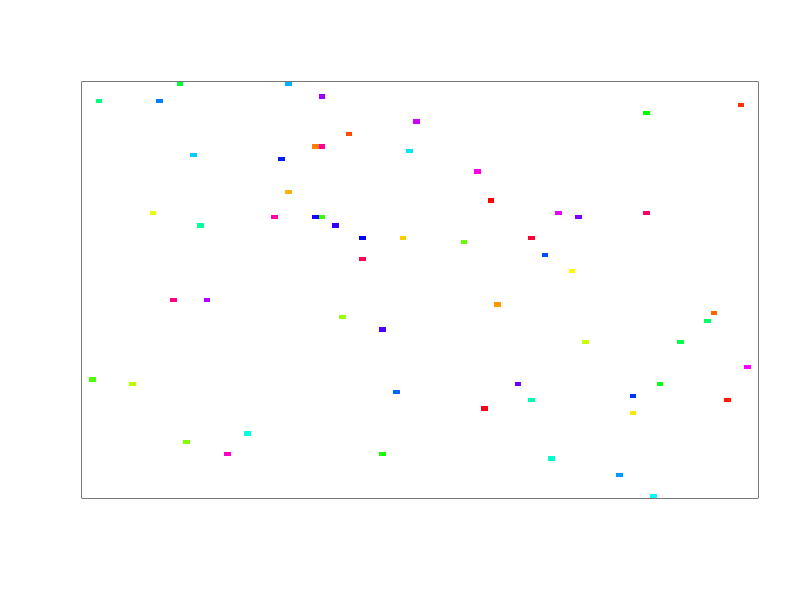

Source code (R): (Note: this script raises an error after producing the figure.)
library('parallel')
library('plyr')
#suppressMessages(library("sna"))
dim <- 100
seeds = 60
num <-  dim^2
mxd = (num/seeds)*seeds**2	

paso <- function(pos)
{
    fila <- floor((pos - 1) / dim) + 1
    columna <- ((pos - 1) %% dim) + 1
    rs = actual[fila,columna]    
    if(rs==0)
    {
        vecindad <-  actual[max(fila - 1, 1) : min(fila + 1, dim),
                        max(columna - 1, 1): min(columna + 1, dim)]
    	sel = vecindad[vecindad>0]
	#sel =  vecindad[!duplicated(vecindad)]
    	if(length(sel)>0)
    	{
	    selv = sum(seq(1/(length(sel)+1),1,1/(length(sel)+1)) >runif(1))
	    if(selv>0 && selv<=length(sel))
	    {
		rs = sel[selv]
	    }
	    else
	    {
	        rs = 0
	    }
    	}
    }
    return(rs)
}

rotate <- function(x) t(apply(x, 2, rev))

vs = data.frame()
actual <- matrix(rep(0,num), nrow=dim, ncol=dim)
seedl = sample(1:num, seeds)
sv = 0
for(s in seedl)
{
    sv = sv + 1
    fil = floor((s - 1) / dim) + 1
    col = ((s - 1) %% dim) + 1
    actual[fil,col] = sv
    vs = rbind(vs,c(sv,c(fil,col)))
}
#print(actual)

png("pb2_t000.png")
#plot.sociomatrix(actual, diaglab=FALSE, main="Inicio",col=rainbow(seeds))
image(rotate(actual), col=c("#FFFFFFFF",rainbow(seeds)), xaxt='n', yaxt='n')
graphics.off()
 
cluster <- makeCluster(detectCores() - 1)
clusterExport(cluster, "dim")
clusterExport(cluster, "paso")
clusterExport(cluster, "duplicated")
 
for (iteracion in 1:mxd) {
    clusterExport(cluster, "actual")
    siguiente <- parSapply(cluster, 1:num, paso)    
    actual <- matrix(siguiente, nrow=dim, ncol=dim, byrow=TRUE)
    #print(actual)
    salida = paste("pb2_t", sprintf("%03d",iteracion), ".png", sep="")
    tiempo = paste("Paso", iteracion)
    if (all(siguiente>0)) { # todos murieron
        print("Ya no queda nadie vivo.")
	png(salida)
	#plot.sociomatrix(actual, diaglab=FALSE, main=tiempo)
	image(rotate(actual), col=rainbow(seeds), xaxt='n', yaxt='n')
	graphics.off()
        break;
    }
    png(salida)
    #plot.sociomatrix(actual, diaglab=FALSE, main=tiempo)
    image(rotate(actual), col=c("#FFFFFFFF",rainbow(seeds)), xaxt='n', yaxt='n')
    graphics.off()
}
#edg = actual[!duplicated(actual[1,])]
#edg =c(edg, actual[!duplicated(actual[dim,])])
#edg =c(edg, actual[!duplicated(actual[,1])])
#edg =c(edg, actual[!duplicated(actual[,dim])])
#edg = edg[!duplicated(edg)]
write.csv(actual, file="mat.csv")

vcr = count(unlist(actual))
write.csv(vcr, file="tam.csv")
vc = vcr$freq
names(vc) = vcr$x


#edgl = vc[!edg]
#names(edgl) = vcr$x[!edg]

png("DistribucionTamaniosTE1.png" )
barplot(vc, ylim=c(0,((num/seeds)*seeds**0.5)), col=rainbow(seeds), main="Distribuciones de Tamaños" )
graphics.off()
#png("DistribucionTamaniosNO.png" )
#barplot(edg, ylim=c(0,((num/seeds)*seeds**0.5)), main="Distribuciones de Tamaños SO" )
#graphics.off()

stopCluster(cluster)
